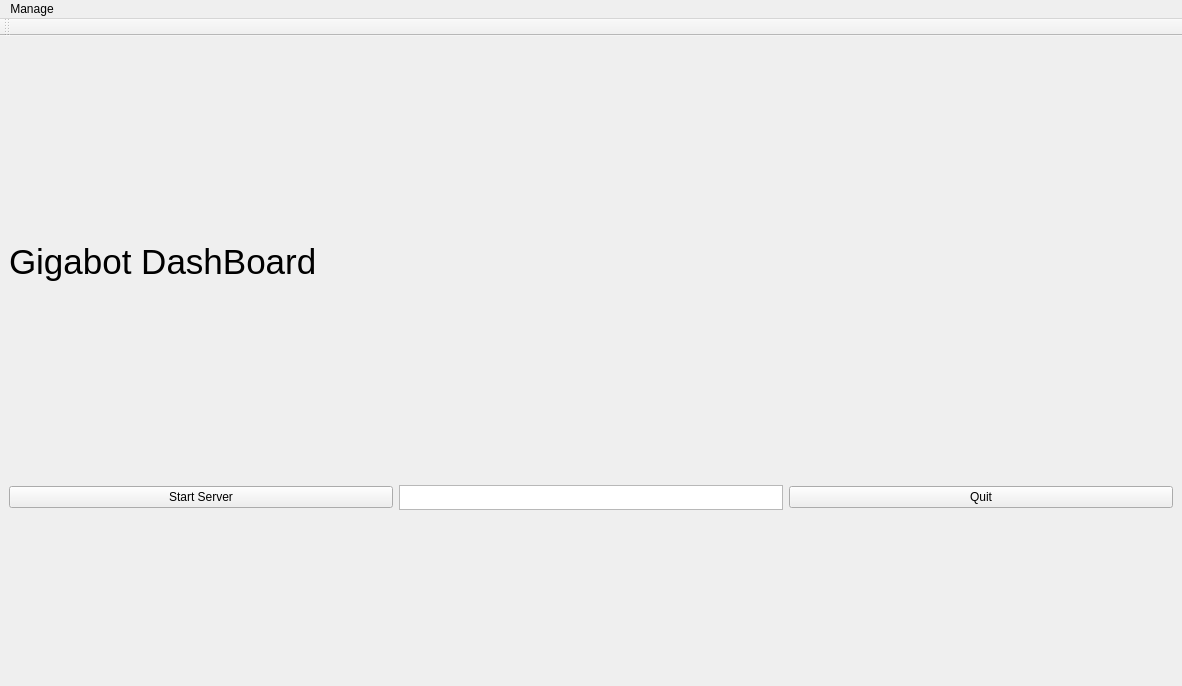
<?xml version="1.0" encoding="UTF-8"?>
<ui version="4.0">
 <class>DashboardWindow</class>
 <widget class="QMainWindow" name="DashboardWindow">
  <property name="geometry">
   <rect>
    <x>0</x>
    <y>0</y>
    <width>1182</width>
    <height>686</height>
   </rect>
  </property>
  <property name="windowTitle">
   <string>Gigabot Dashboard</string>
  </property>
  <widget class="QWidget" name="centralwidget">
   <layout class="QGridLayout" name="gridLayout">
    <item row="0" column="0">
     <layout class="QHBoxLayout" name="Header">
      <item>
       <widget class="QLabel" name="DashboardTitle">
        <property name="sizePolicy">
         <sizepolicy hsizetype="Preferred" vsizetype="Fixed">
          <horstretch>0</horstretch>
          <verstretch>0</verstretch>
         </sizepolicy>
        </property>
        <property name="font">
         <font>
          <pointsize>24</pointsize>
         </font>
        </property>
        <property name="text">
         <string>&lt;html&gt;&lt;head/&gt;&lt;body&gt;&lt;p&gt;&lt;span style=&quot; font-size:26pt;&quot;&gt;Gigabot DashBoard&lt;/span&gt;&lt;/p&gt;&lt;/body&gt;&lt;/html&gt;</string>
        </property>
       </widget>
      </item>
      <item>
       <widget class="QLabel" name="label">
        <property name="sizePolicy">
         <sizepolicy hsizetype="Fixed" vsizetype="Fixed">
          <horstretch>0</horstretch>
          <verstretch>0</verstretch>
         </sizepolicy>
        </property>
        <property name="maximumSize">
         <size>
          <width>100</width>
          <height>100</height>
         </size>
        </property>
        <property name="focusPolicy">
         <enum>Qt::NoFocus</enum>
        </property>
        <property name="text">
         <string/>
        </property>
        <property name="pixmap">
         <pixmap>img/re3d.png</pixmap>
        </property>
        <property name="scaledContents">
         <bool>true</bool>
        </property>
       </widget>
      </item>
     </layout>
    </item>
    <item row="1" column="0">
     <layout class="QVBoxLayout" name="Dashboard"/>
    </item>
    <item row="2" column="0">
     <layout class="QHBoxLayout" name="buttons">
      <item>
       <widget class="QPushButton" name="StartServer">
        <property name="text">
         <string>Start Server</string>
        </property>
       </widget>
      </item>
      <item>
       <widget class="QTextBrowser" name="textBrowser">
        <property name="sizePolicy">
         <sizepolicy hsizetype="Minimum" vsizetype="Fixed">
          <horstretch>0</horstretch>
          <verstretch>0</verstretch>
         </sizepolicy>
        </property>
        <property name="minimumSize">
         <size>
          <width>0</width>
          <height>25</height>
         </size>
        </property>
        <property name="maximumSize">
         <size>
          <width>16777215</width>
          <height>25</height>
         </size>
        </property>
       </widget>
      </item>
      <item>
       <widget class="QPushButton" name="Quit">
        <property name="text">
         <string>Quit</string>
        </property>
       </widget>
      </item>
     </layout>
    </item>
   </layout>
  </widget>
  <widget class="QMenuBar" name="menubar">
   <property name="geometry">
    <rect>
     <x>0</x>
     <y>0</y>
     <width>1182</width>
     <height>22</height>
    </rect>
   </property>
   <property name="nativeMenuBar">
    <bool>false</bool>
   </property>
   <widget class="QMenu" name="Manage">
    <property name="title">
     <string>Manage</string>
    </property>
    <addaction name="AddMachine"/>
    <addaction name="DoSomethingElse"/>
    <addaction name="actionSettings"/>
   </widget>
   <addaction name="Manage"/>
  </widget>
  <widget class="QToolBar" name="toolBar">
   <property name="windowTitle">
    <string>toolBar</string>
   </property>
   <attribute name="toolBarArea">
    <enum>TopToolBarArea</enum>
   </attribute>
   <attribute name="toolBarBreak">
    <bool>false</bool>
   </attribute>
  </widget>
  <action name="AddMachine">
   <property name="text">
    <string>Add Machine</string>
   </property>
  </action>
  <action name="DoSomethingElse">
   <property name="text">
    <string>View Connected Devices</string>
   </property>
  </action>
  <action name="actionSettings">
   <property name="text">
    <string>Settings</string>
   </property>
  </action>
 </widget>
 <resources/>
 <connections/>
</ui>
